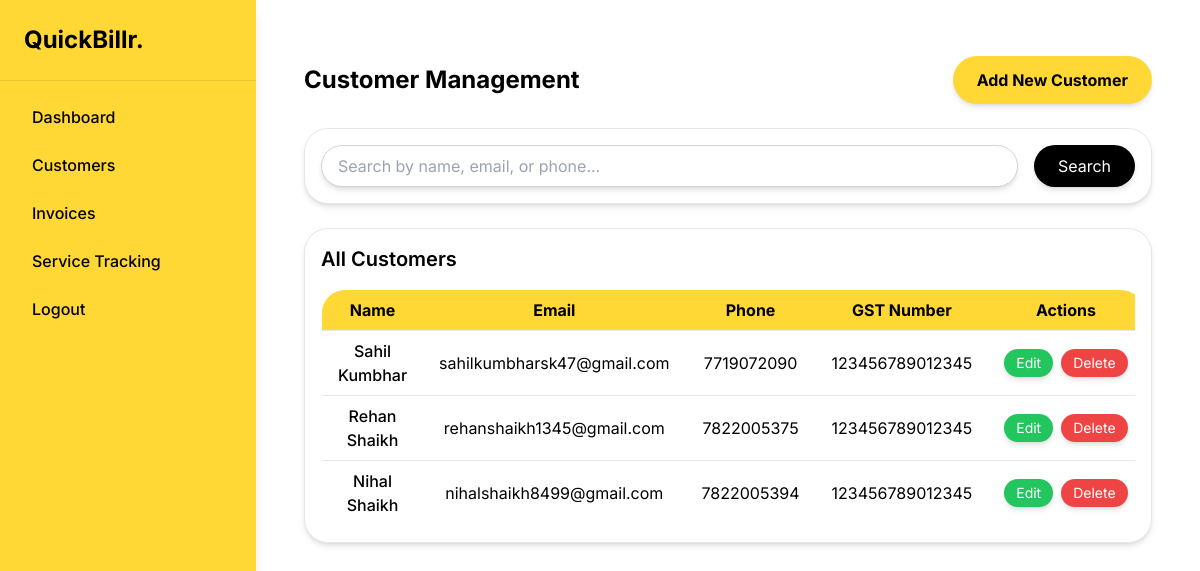
The page /customers/ (signed in) on the database its author committed.
### billapp/models.py (models this page shows)
class Customer(models.Model):
    name = models.CharField(max_length=255)
    email = models.EmailField()
    phone = models.CharField(max_length=15)
    address = models.TextField()
    gst_number = models.CharField(max_length=15)

### billapp/views.py (the view, shortened to what this page needs)
# urls.py: path('customers/', CustomerListView.as_view(), name='customer_list'),
class CustomerListView(LoginRequiredMixin, ListView):
    model = Customer
    template_name = 'customers/customer_list.html'
    context_object_name = 'customers'
    paginate_by = 10
    ordering = ['-id']
    def get_queryset(self):
        queryset = super().get_queryset()
        search_query = self.request.GET.get('search')
        return queryset

### billapp/templates/customers/customer_list.html (shortened to what this page needs)
{% extends "base.html" %}
{% load static %}
{% block content %}
<div class="bg-white text-black min-h-screen">
  <div class="max-w-7xl mx-auto px-4 py-6">
    <div class="flex flex-col md:flex-row justify-between items-center mb-6">
      <h1 class="text-2xl font-bold text-black mb-4 md:mb-0">Customer Management</h1>
      <a href="{% url 'customer_create' %}" class="bg-yellow-500 text-black font-bold px-6 py-3 shadow-md rounded-full hover:bg-yellow-600 transition">
        Add New Customer
      </a>
    </div>
    <div class="bg-white border border-gray-200 shadow-md p-4 rounded-[24px] mb-6">
      <form method="GET" class="flex gap-4">
        <input
          type="text"
          name="search"
          value="{{ request.GET.search }}"
          placeholder="Search by name, email, or phone..."
          class="flex-1 px-4 py-2 border border-gray-300 rounded-full shadow-md focus:outline-none focus:ring-2 focus:ring-yellow-500"
        >
        <button type="submit" class="bg-black text-white px-6 py-2 shadow-md rounded-full hover:bg-gray-800 transition">
          Search
        </button>
      </form>
    </div>
    <div class="bg-white border border-gray-200 shadow-md p-4 rounded-[24px]">
      <h2 class="text-xl font-semibold text-black mb-4">All Customers</h2>
      {% if customers %}
      <div class="overflow-x-auto">
        <table class="min-w-full border border-gray-200 rounded-[24px] overflow-hidden">
          <thead class="bg-yellow-500 text-black">
            <tr>
              <th class="px-4 py-2 text-center">Name</th>
              <th class="px-4 py-2 text-center">Email</th>
              <th class="px-4 py-2 text-center">Phone</th>
              <th class="px-4 py-2 text-center">GST Number</th>
              <th class="px-4 py-2 text-center">Actions</th>
            </tr>
          </thead>
          <tbody class="bg-white">
            {% for customer in customers %}
            <tr class="border-t hover:bg-gray-100 cursor-pointer" onclick="window.location.href='{% url 'customer_detail' customer.pk %}'">
              <td class="px-4 py-2 font-medium text-center">{{ customer.name }}</td>
              <td class="px-4 py-2 text-center">{{ customer.email }}</td>
              <td class="px-4 py-2 text-center">{{ customer.phone }}</td>
              <td class="px-4 py-2 text-center">{{ customer.gst_number|default:"-" }}</td>
              <td class="px-4 py-2 text-center">
                <div class="flex justify-center gap-2">
                  <a href="{% url 'customer_update' customer.pk %}" onclick="event.stopPropagation();" class="shadow-md bg-green-500 text-white px-3 py-1 rounded-full text-sm hover:bg-green-600 transition">
                    Edit
                  </a>
                  <a href="{% url 'customer_delete' customer.pk %}" onclick="event.stopPropagation();" class="shadow-md bg-red-500 text-white px-3 py-1 rounded-full text-sm hover:bg-red-600 transition">
                    Delete
                  </a>
                </div>
              </td>
            </tr>
            {% endfor %}
          </tbody>
        </table>
      </div>
      {% else %}
      <div class="text-center py-8">
        <h3 class="text-gray-600 font-bold text-xl text-center">Get Started</h3>
            <p class="text-gray-400 text-md text-center">Add your first customer</p>
      </div>
      {% endif %}
    </div>
  </div>
</div>
{% endblock %}

### rows shown on the page
Customer: name "Sahil Kumbhar", email "sahilkumbharsk47@gmail.com", phone "7719072090", gst_number "123456789012345"
Customer: name "Rehan Shaikh", email "rehanshaikh1345@gmail.com", phone "7822005375", gst_number "123456789012345"
Customer: name "Nihal Shaikh", email "nihalshaikh8499@gmail.com", phone "7822005394", gst_number "123456789012345"
